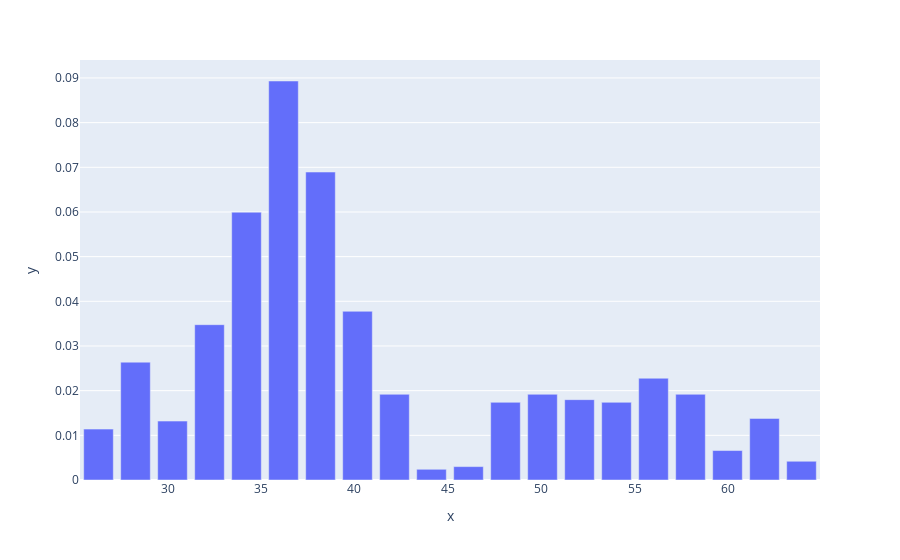

Notebook code for this chart:
### Markdown cell above
#### PDF

### Code cell
hist, bin_edges = np.histogram(ebay['Adj Close'], density = True, bins = 20)
bin_mid = (bin_edges[1:] + bin_edges[:-1]) / 2
px.bar(x = bin_mid, y = hist)

### Figure 1 — Plotly figure (JSON) as saved in the notebook; plotly's stock layout.template omitted (floating-point values rounded to 4 significant figures)
{"data": [{"alignmentgroup": "True", "hovertemplate": "x=%{x}<br>y=%{y}<extra></extra>", "legendgroup": "", "marker": {"color": "#636efa"}, "name": "", "offsetgroup": "", "orientation": "v", "showlegend": false, "textposition": "auto", "type": "bar", "x": [26.3, 28.28, 30.26, 32.24, 34.22, 36.2, 38.18, 40.16, 42.15, 44.13, 46.11, 48.09, 50.07, 52.05, 54.03, 56.01, 58.0, 59.98, 61.96, 63.94], "xaxis": "x", "y": [0.01139, 0.02638, 0.01319, 0.03477, 0.05995, 0.08932, 0.06894, 0.03777, 0.01918, 0.002398, 0.002997, 0.01738, 0.01918, 0.01798, 0.01738, 0.02278, 0.01918, 0.006594, 0.01379, 0.004196], "yaxis": "y"}], "layout": {"barmode": "relative", "legend": {"tracegroupgap": 0}, "margin": {"t": 60}, "xaxis": {"anchor": "y", "domain": [0, 1], "title": {"text": "x"}}, "yaxis": {"anchor": "x", "domain": [0, 1], "title": {"text": "y"}}}}
